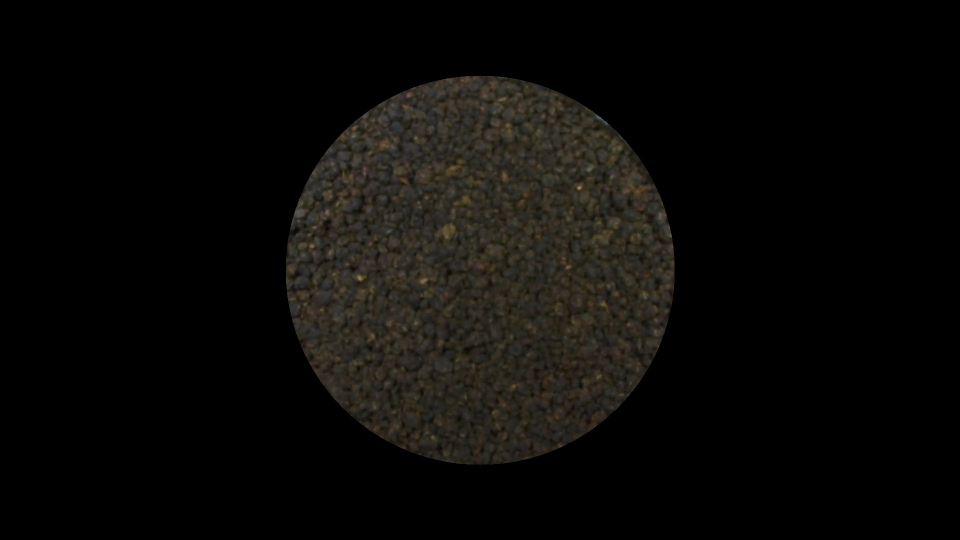
#> input picture EdgeNode/data/sample_images/20260726_134202_260454_p01.jpg, 1920 x 1080 px (shown at 1/2 size)
$ python -i captured_image_roi.py   (imports and definitions only)
#> lines starting #> are read from the running program, lines starting #| are printed output that depends on the picture; after the words box and inside, x2 and y2 are one past the last pixel; in counts of white or black regions, pixels touching at a corner belong together
from __future__ import annotations

from dataclasses import dataclass

import cv2
import numpy as np


@dataclass(slots=True)
class CapturedImageROI:
    mask: np.ndarray
    overlay: np.ndarray
    bounds: tuple[int, int, int]
    method: str


class CapturedImageROISelector:
    """Find the tea surface inside captured cup photos."""

    def select(self, frame: np.ndarray) -> CapturedImageROI:
        if frame is None or frame.ndim != 3:
            raise ValueError("A BGR colour image is required.")

        circle = self._find_tea_region(frame)
        if circle is None:
            circle = self._find_cup_circle(frame)
            method = "cup circle"
        else:
            method = "tea region"
        if circle is None:
            circle = self._fallback_circle(frame)
            method = "center fallback"

        x, y, radius = circle
        inner_radius = max(8, int(radius * 0.68))
        mask = np.zeros(frame.shape[:2], dtype=np.uint8)
        cv2.circle(mask, (x, y), inner_radius, 255, -1)

        overlay = frame.copy()
        tinted = overlay.copy()
        tinted[mask > 0] = (
            0.45 * tinted[mask > 0]
            + 0.55 * np.array([0, 180, 255])
        ).astype(np.uint8)
        overlay = cv2.addWeighted(tinted, 0.42, overlay, 0.58, 0)
        cv2.circle(overlay, (x, y), inner_radius, (0, 255, 255), 5)
        cv2.circle(overlay, (x, y), max(3, int(inner_radius * 0.02)), (0, 0, 255), -1)

        return CapturedImageROI(
            mask=mask,
            overlay=overlay,
            bounds=(x, y, inner_radius),
            method=method,
        )

    def _find_tea_region(self, frame: np.ndarray):
        height, width = frame.shape[:2]
        hsv = cv2.cvtColor(frame, cv2.COLOR_BGR2HSV)
        lab = cv2.cvtColor(frame, cv2.COLOR_BGR2LAB)
        # Brown tea granules are darker and more saturated than the cup,
        # countertop, and milk-tea background.
        mask = cv2.inRange(hsv, (4, 35, 18), (32, 255, 190))
        mask = cv2.bitwise_and(mask, cv2.inRange(lab[:, :, 0], 0, 175))
        kernel = np.ones((11, 11), np.uint8)
        mask = cv2.morphologyEx(mask, cv2.MORPH_OPEN, kernel)
        mask = cv2.morphologyEx(mask, cv2.MORPH_CLOSE, kernel)
        contours, _hierarchy = cv2.findContours(
            mask,
            cv2.RETR_EXTERNAL,
            cv2.CHAIN_APPROX_SIMPLE,
        )
        min_area = frame.shape[0] * frame.shape[1] * 0.006
        candidates = []
        image_center = np.array([width / 2.0, height / 2.0])
        for contour in contours:
            area = cv2.contourArea(contour)
            if area < min_area:
                continue
            (x, y), radius = cv2.minEnclosingCircle(contour)
            if radius <= 0:
                continue
            circle_area = np.pi * radius * radius
            fill = area / circle_area
            if fill < 0.35:
                continue
            distance = np.linalg.norm(np.array([x, y]) - image_center)
            centrality = 1.0 - min(1.0, distance / max(image_center))
            score = area * (0.65 + centrality * 0.35) * min(fill, 1.0)
            candidates.append((score, int(x), int(y), int(radius)))
        if not candidates:
            return None
        _score, x, y, radius = max(candidates, key=lambda item: item[0])
        return x, y, radius

    # [48 lines left out: functions _find_cup_circle, _fallback_circle, not called in this run]

>>> import cv2
>>> picture = cv2.imread('../../data/sample_images/20260726_134202_260454_p01.jpg')
#> picture is the input picture: shape (1080, 1920, 3); mean B, G, R 7.9, 10, 11.1
>>> result = CapturedImageROISelector().select(picture)
#> in _find_tea_region, `hsv = cv2.cvtColor(frame, cv2.COLOR_BGR2HSV)`: hsv: shape (1080, 1920, 3); mean H, S, V 5.2, 18.2, 11.1
#> in _find_tea_region, `lab = cv2.cvtColor(frame, cv2.COLOR_BGR2LAB)`: lab: shape (1080, 1920, 3); mean of channels 0, 1, 2 10.5, 128.1, 129.6
#> in _find_tea_region, `mask = cv2.inRange(hsv, (4, 35, 18), (32, 255, 190))`:
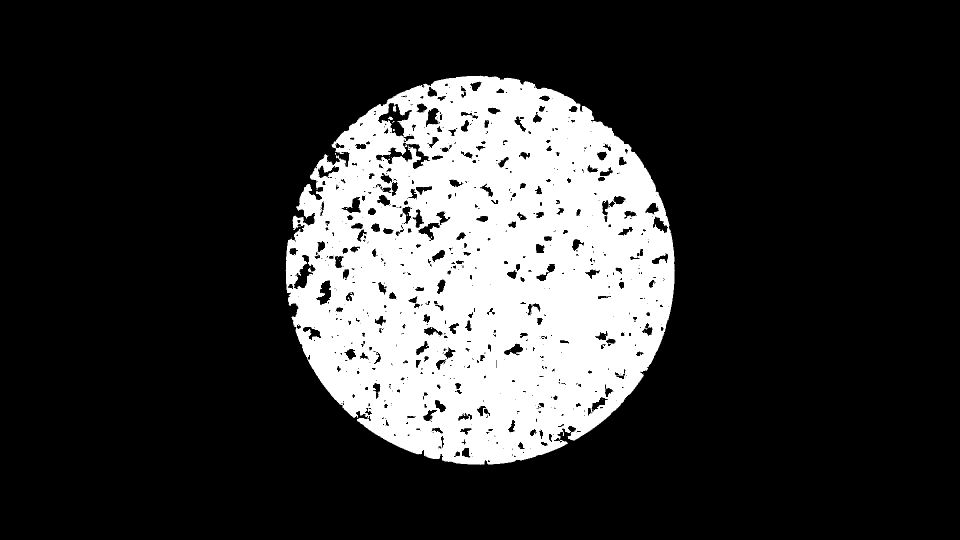
#> mask: shape (1080, 1920) (shown at 1/2 size); 20.7% white; 38 white regions (36 under 20 px), largest, box (x1, y1, x2, y2) and area: (571, 151, 1350, 930) 429293, (776, 233, 786, 240) 45
#> in _find_tea_region, `mask = cv2.morphologyEx(mask, cv2.MORPH_OPEN, kernel)`:
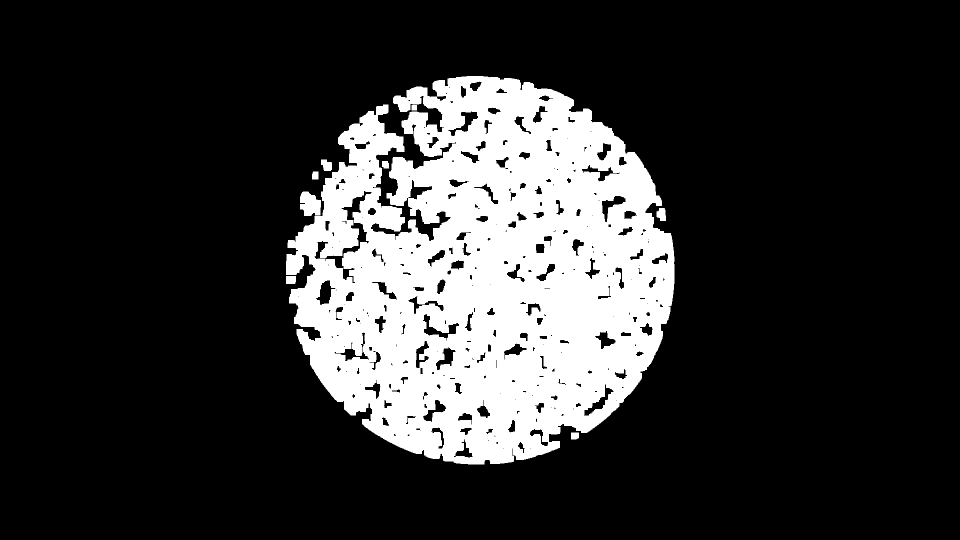
#> mask: shape (1080, 1920) (shown at 1/2 size); 19.8% white; 9 white regions, largest, box (x1, y1, x2, y2) and area: (572, 152, 1349, 929) 407285, (600, 383, 642, 432) 1576, (1313, 416, 1332, 442) 396
#> in _find_tea_region, `mask = cv2.morphologyEx(mask, cv2.MORPH_CLOSE, kernel)`:
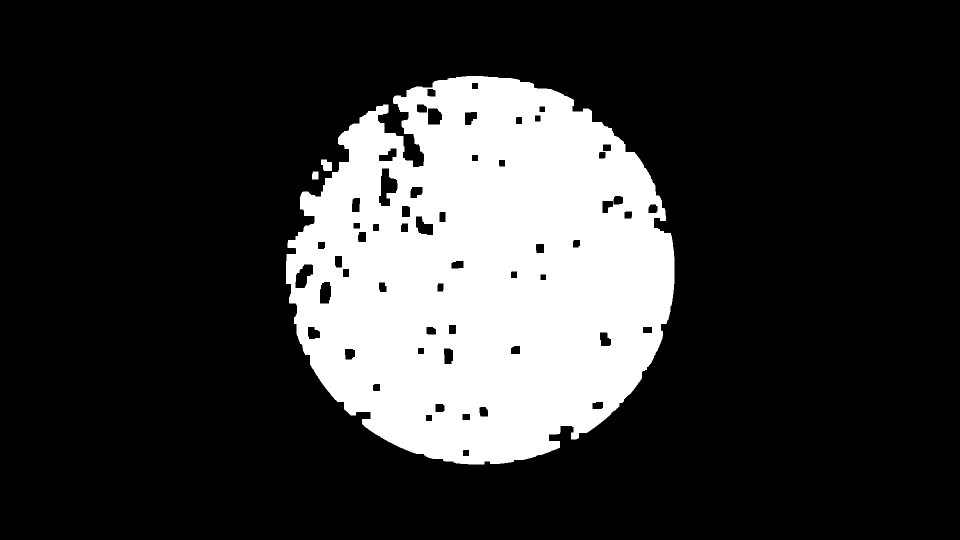
#> mask: shape (1080, 1920) (shown at 1/2 size); 21.2% white; 3 white regions
#> in _find_tea_region, `contours, _hierarchy = cv2.findContours( mask, cv2.RETR_EXTERNAL, cv2...`: contours = 3 contours; box (x1, y1, x2, y2) and area: (572, 152, 1349, 929) 456456, (642, 319, 664, 342) 361, (624, 343, 637, 359) 174
#> the loop in _find_tea_region, `for contour in contours:` made 3 passes
#> area on passes 1 to 2: 174, 361
#> (area, x, y, radius, circle_area, fill, distance, centrality) on pass 3: (456455.5, 960, 540, 389, 475389.2, 0.96, 0, 1)
#> after the loop in _find_tea_region, `for contour in contours:`: candidates = [(438275.9, 960, 540, 389)]
#> in select, `circle = self._find_tea_region(frame)`: circle = (960, 540, 389)
#> in select, `x, y, radius = circle`: x = 960; y = 540; radius = 389
#> in select, `inner_radius = max(8, int(radius * 0.68))`: inner_radius = 264
#> in select, `cv2.circle(mask, (x, y), inner_radius, 255, -1)`:
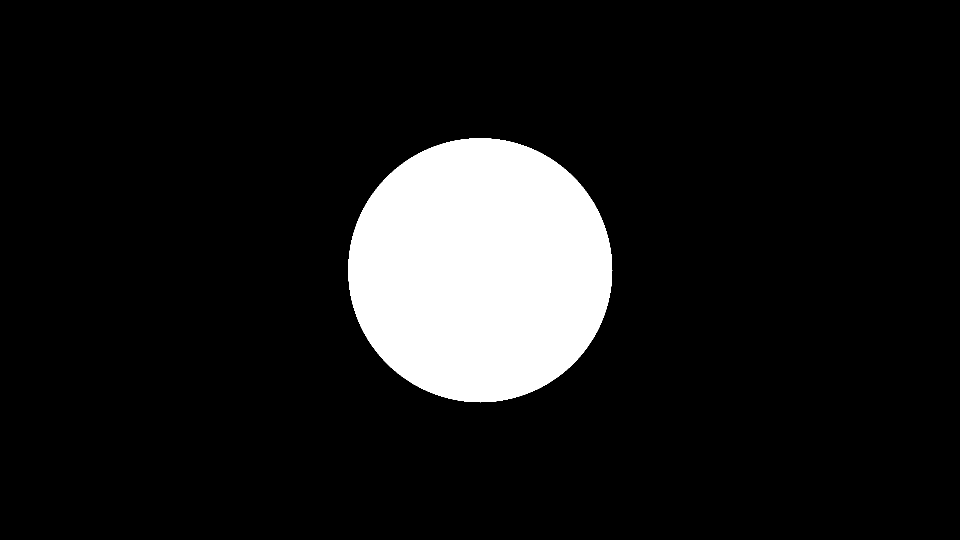
#> mask: shape (1080, 1920) (shown at 1/2 size); 10.6% white; 1 white region, box (x1, y1, x2, y2) and area: (696, 276, 1225, 805) 218905
#> in select, `tinted[mask > 0] = ( 0.45 * tinted[mask > 0] + 0.55 * np.array([0, 180..`:
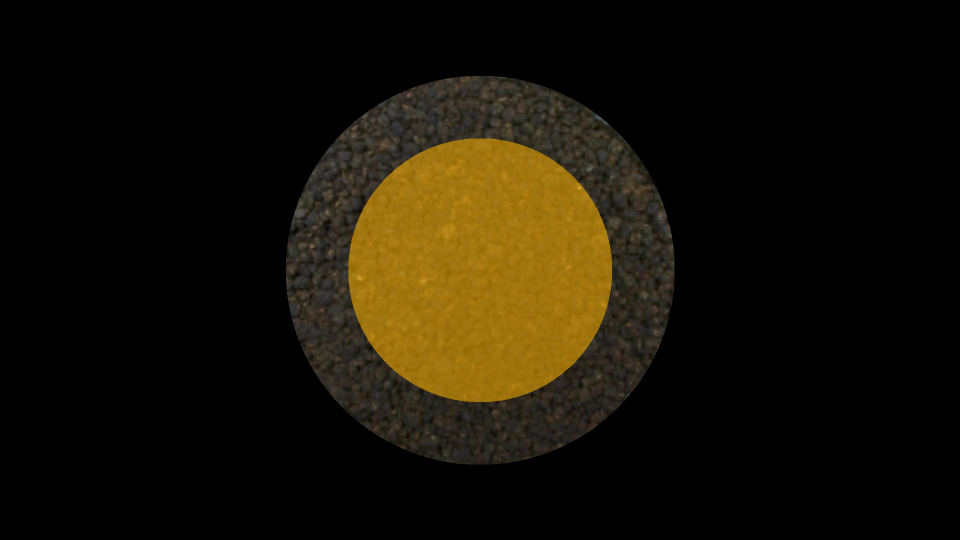
#> tinted: shape (1080, 1920, 3) (shown at 1/2 size); 10.56% of pixels changed, all inside (x1, y1, x2, y2) = (696, 276, 1225, 805)
#> in select, `overlay = cv2.addWeighted(tinted, 0.42, overlay, 0.58, 0)`:
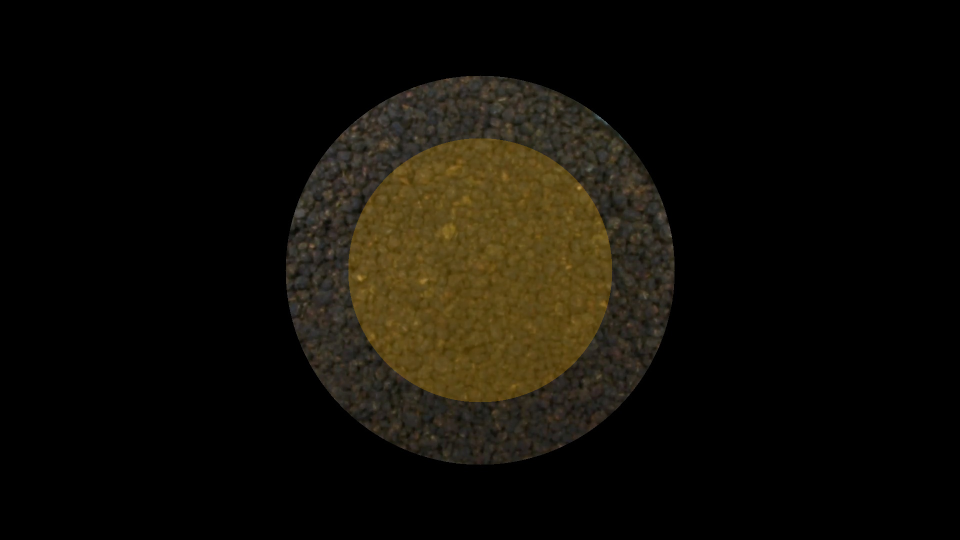
#> overlay: shape (1080, 1920, 3) (shown at 1/2 size); mean B, G, R 7, 13.3, 16.1
#> in select, `cv2.circle(overlay, (x, y), inner_radius, (0, 255, 255), 5)`:
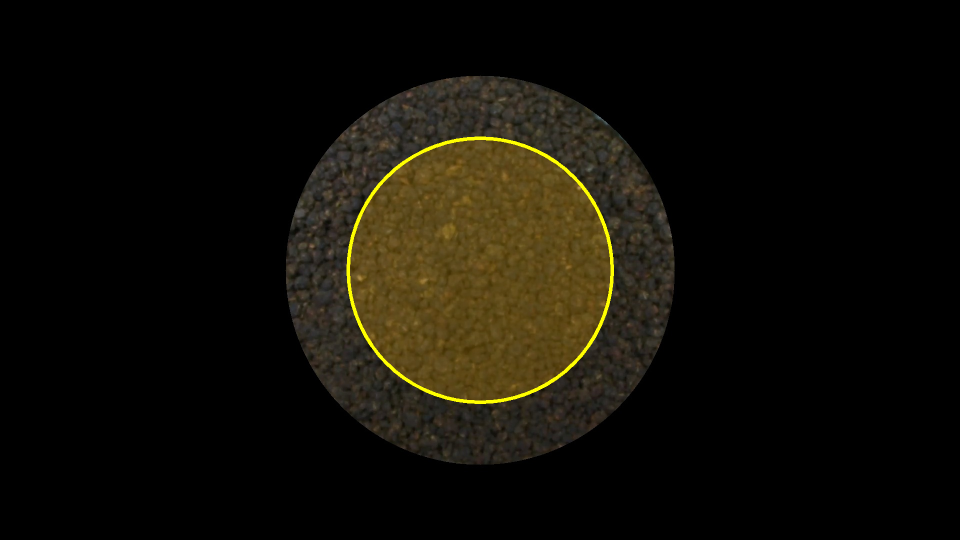
#> overlay: shape (1080, 1920, 3) (shown at 1/2 size); 0.56% of pixels changed, all inside (x1, y1, x2, y2) = (693, 273, 1228, 808)
#> in select, `cv2.circle(overlay, (x, y), max(3, int(inner_radius * 0.02)), (0, 0, 2..`: overlay: shape (1080, 1920, 3); under 0.01% of pixels changed, all inside (x1, y1, x2, y2) = (955, 535, 966, 546)
